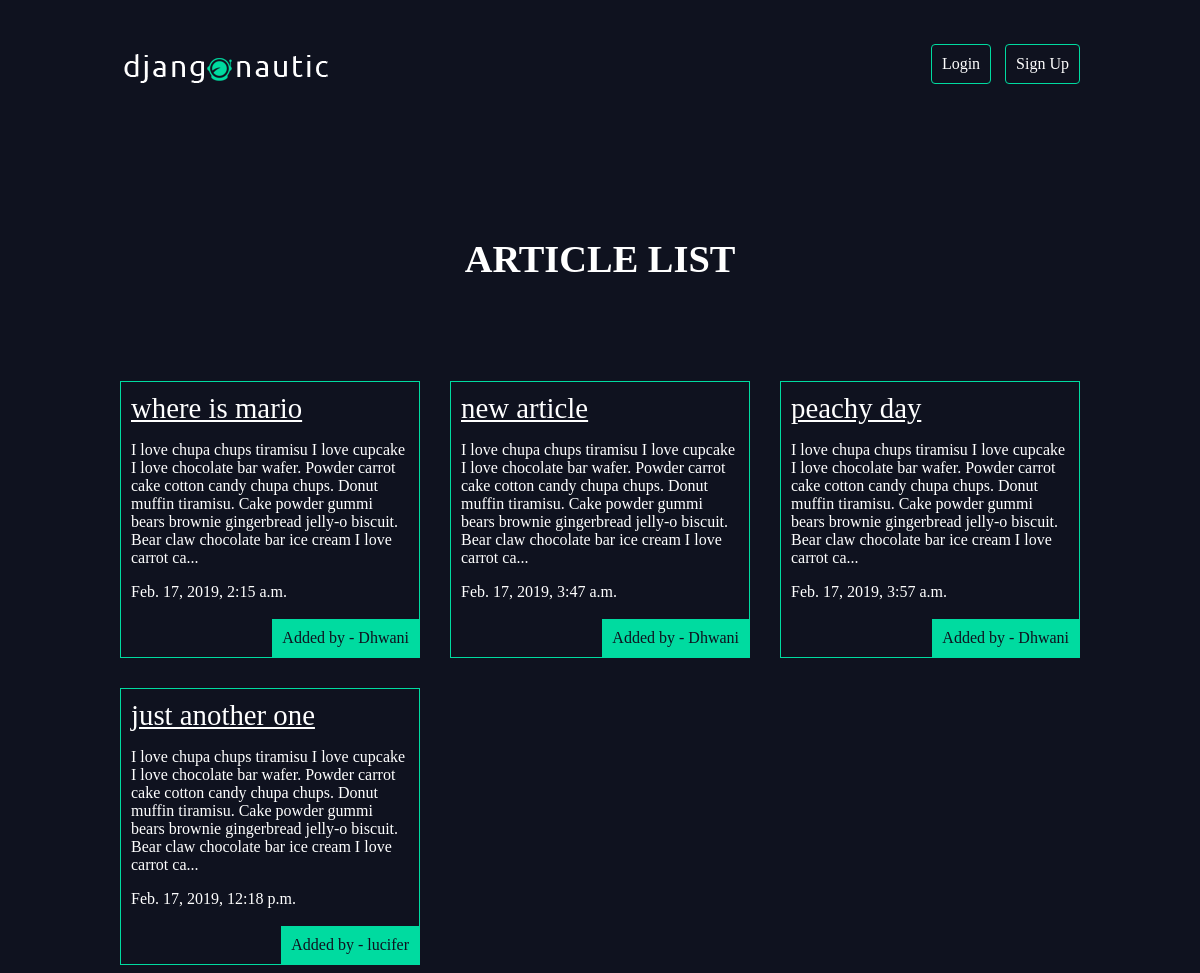
The app's page /articles/ with its own data.
### articles/models.py (models this page shows, shortened)
class Article(models.Model):
    title = models.CharField(max_length = 100)
    slug = models.SlugField()
    body = models.TextField()
    date = models.DateTimeField(auto_now_add=True)
    thumb = models.ImageField(default = 'default.jpg', blank= True)
    author = models.ForeignKey(User, on_delete = models.CASCADE , default = None)
    def snippet(self):
        return self.body[:250] + "..."

### articles/views.py (the view)
def article_list(request):
    a = Article.objects.all().order_by('date') # send this data to the article_list template
    return render(request , 'articles/article_list.html' , {'articles' : a}) # we have passed data as dictionary

### articles/templates/articles/article_list.html
{% extends 'base_layout.html' %}
{% block content %}
        <h1>Article list</h1>
        <div class = 'articles'>
            {% for i in articles %}
                <div class = "article">
                    <h2><a href = "{% url 'articles:detail' slug=i.slug %}">{{i.title}}</a></h2>
                    <p>{{i.snippet}}</p>
                    <p>{{i.date}}</p>
                    <p class = 'author'>Added by - {{i.author.username}}</p>
                </div>
            {% endfor %}
        </div>
{% endblock %}

### templates/base_layout.html (shortened to what this page needs)
{% load static from staticfiles %}
<!DOCTYPE html>
<html>
    <head>
        <link rel="stylesheet" href="{% static 'styles.css' %}">
    </head>
    <body>
        <header class = "wrapper">
            <h1><a href="{% url 'home' %}"><img src="{% static 'logo.png' %}"/></a></h1>
            <nav>
                <ul>
                    {% if user.is_authenticated %}
                        <li>
                            <form class="logout-link" action = "{% url 'accounts:logout' %}" method="POST">
                                {% csrf_token %}
                                <button type="submit">Logout</button>
                            </form>
                        </li>
                        </li><a href = "{% url 'articles:create' %}" class = 'highlight'>New Aricle</a></li>
                    {% else %}
                        <li>
                            <a href = "{% url 'accounts:login' %}">Login</a>
                        </li>
                        <li>
                            <a href = "{% url 'accounts:signup' %}">Sign Up</a>
                        </li>
                    {% endif %}
                </ul>
            </nav>
        </header>
        <div class = 'wrapper'>
            {% block content %}
            {% endblock %}
        </div>
    </body>
</html>

### assets/styles.css (style rules this page uses)
body { background-color: #0f121f; background-image: url(/static/stars.png); background-repeat-y: no-repeat; color: #fff; }
body * { font-family: "Trebuchet MS"; }
h1 { text-transform: uppercase; }
h2, h3, h4, h5 { font-weight: normal; margin: 0; }
a, a:hover, a:visited { color: #fff; text-decoration: none; }
.wrapper { max-width: 960px; margin: 0 auto; }
div.wrapper > h1 { text-align: center; margin: 100px auto; font-size: 2.4em }
header { display: grid; grid-template-columns: 1fr 1fr; padding: 20px 0; }
nav { justify-self: end; }
nav li { display: inline-block; list-style-type: none; margin-left: 10px; border: 1px solid #00dba0; padding: 10px; border-radius: 4px; color: #00dba0; }
.articles { display: grid; grid-template-columns: 1fr 1fr 1fr; grid-gap: 30px; }
.article { padding: 10px; border: 1px solid #00dba0; position: relative; padding-bottom: 40px; }
.article h2 { font-size: 1.8em; text-decoration: underline }
.article .author { padding: 10px; background: #00dba0; position: absolute; right: 0; bottom: 0; margin: 0; color: #0f121f; }

### records on screen
Article: title "where is mario", snippet "I love chupa chups tiramisu I love cupcake I love chocolate bar wafer. Powder carrot cake cotton candy chupa chups. Donut muffin tiramisu. Cake powder gummi bears brownie gingerbread jelly-o biscuit. Bear claw chocolate bar ice cream I love carrot ca...", date "Feb. 17, 2019, 2:15 a.m.", author.username "Dhwani"
Article: title "new article", snippet "I love chupa chups tiramisu I love cupcake I love chocolate bar wafer. Powder carrot cake cotton candy chupa chups. Donut muffin tiramisu. Cake powder gummi bears brownie gingerbread jelly-o biscuit. Bear claw chocolate bar ice cream I love carrot ca...", date "Feb. 17, 2019, 3:47 a.m.", author.username "Dhwani"
Article: title "peachy day", snippet "I love chupa chups tiramisu I love cupcake I love chocolate bar wafer. Powder carrot cake cotton candy chupa chups. Donut muffin tiramisu. Cake powder gummi bears brownie gingerbread jelly-o biscuit. Bear claw chocolate bar ice cream I love carrot ca...", date "Feb. 17, 2019, 3:57 a.m.", author.username "Dhwani"
Article: title "just another one", snippet "I love chupa chups tiramisu I love cupcake I love chocolate bar wafer. Powder carrot cake cotton candy chupa chups. Donut muffin tiramisu. Cake powder gummi bears brownie gingerbread jelly-o biscuit. Bear claw chocolate bar ice cream I love carrot ca...", date "Feb. 17, 2019, 12:18 p.m.", author.username "lucifer"
